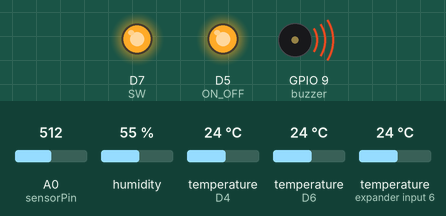
Bench run of a sketch on a simulated ESP8266 (NodeMCU). On the bench: output pins drawn as LEDs (lit = HIGH), buzzer (waves = sounding). Inputs (shaded band) come from the test bench; at power-on: A0 (sensorPin) = 512, humidity 55 %, temperature (sensors on D4, D6, expander input 6) 24 °C. WiFi joins after 1.5 s; servers stay silent unless stated; no MQTT or app messages arrive unless stated; pins used as bus, display or sensor lines are not drawn; what the sketch prints to the serial monitor is not drawn.

Above: at 2.7 s.
2.8 s: A0 (sensorPin) set to 685
5.3 s: A0 (sensorPin) set to 714
At 6.4 s:
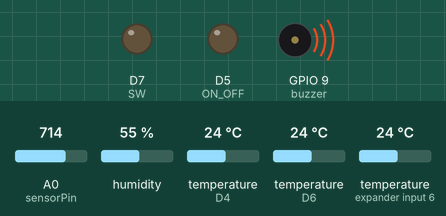
7.5 s: A0 (sensorPin) set to 306
At 7.8 s:
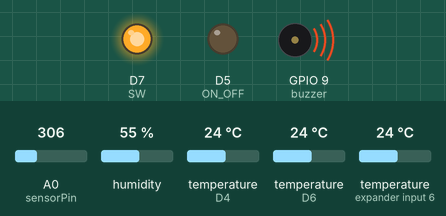
9.3 s: A0 (sensorPin) set to 710
At 9.63 s:
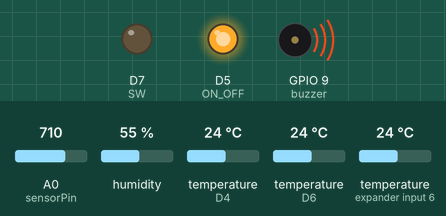
11.1 s: A0 (sensorPin) set to 690
At 12.7 s:
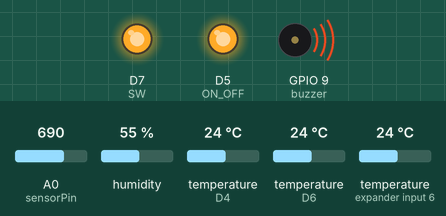
Timing chart, 0 to 13.9 s (numbered marks = the images above; inputs shaded):
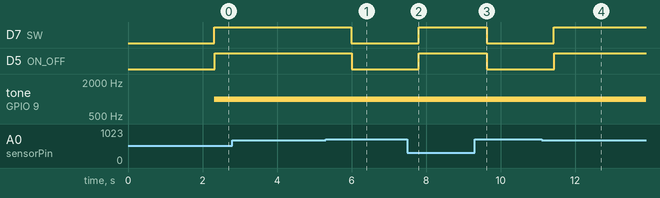

The sketch:

esp8266.ino
```cpp
#include <ESP8266WiFi.h>
#include <PubSubClient.h>
#include <ArduinoJson.h>
#include <OneWire.h>
#include <DallasTemperature.h>
#include "DHT.h"

const char* ssid = "MY Wi-Fi";
const char* password =  "Shuhaizal19";
const char* mqtt_server = "driver.cloudmqtt.com";
const int   mqtt_port = 18685;
const char* mqtt_user = "spvjjkqq";
const char* mqtt_pass = "hc_7fOQmGQaE";

#define ONE_WIRE_BUS 2

#define DHTTYPE DHT11   // DHT 11
#define dht_dpin D6     //GPIO-0 D3 pin of nodemcu
#define buzzer 9        //buzzer to esp8266 gpio pin 9
//SoftwareSerial nodemcu(3, 1);
OneWire oneWire(ONE_WIRE_BUS);
DallasTemperature sensors(&oneWire);

WiFiClient espClient;
PubSubClient client(espClient);

int sensorPin = A0;
int sensorValue1 = 0;
int sensorValue2 = 0;
int sensorValue3 = 0;
int sensorValue4 = 0;
int sensorValue5 = 0;
int light = 0;
#define S0 D0
#define S1 D1
#define S2 D2
#define S3 D3
#define ON_OFF   D5  // Relay 1 Solenoid
#define SW       D7  // Relay 2 Light
//#define Relay3   D3
DHT dht(dht_dpin, DHTTYPE);

// Setup wifi
void setup_wifi() {
  delay(10);
  // We start by connecting to a WiFi network
  Serial.println();
  Serial.print("Connecting to ");
  Serial.println(ssid);
  WiFi.begin(ssid, password);
  while (WiFi.status() != WL_CONNECTED) {
    delay(500);
    Serial.print(".");
  }
  Serial.println("");
  Serial.print("WiFi connected - ESP IP address: ");
  Serial.println(WiFi.localIP());
}

// MQTT callback
void callback(String topic, byte* message, unsigned int length) {
  Serial.print("Message arrived on topic: ");
  Serial.print(topic);
  Serial.print(". Message: ");
  String messageTemp;
  for (int i = 0; i < length; i++) {
    Serial.print((char)message[i]);
    messageTemp += (char)message[i];
  }
  Serial.println();
}

void reconnect() {
  // Loop until we're reconnected
  while (!client.connected()) {
    Serial.print("Attempting MQTT connection...");
    // Attempt to connect
    if (client.connect("ESP8266Ultrasonic", mqtt_user, mqtt_pass)) {
      Serial.println("connected");
    }
    else {
      Serial.print("failed, rc=");
      Serial.print(client.state());
      Serial.println(" try again in 5 seconds");
      // Wait 5 seconds before retrying
      delay(5000);
    }
  }
}

void setup() {
  // Debug console
  Serial.begin(115200);
  sensors.begin();
  setup_wifi();
  pinMode(S0, OUTPUT);
  pinMode(S1, OUTPUT);
  pinMode(S2, OUTPUT);
  pinMode(S3, OUTPUT);
  pinMode(LED_BUILTIN, OUTPUT);
  pinMode(ON_OFF, OUTPUT);
  pinMode(SW, OUTPUT);
  pinMode(buzzer, OUTPUT);
  dht.begin();
  client.setServer(mqtt_server, mqtt_port);
  client.setCallback(callback);
  client.setKeepAlive(300);
  delay(10);
}

void loop() {
  sensors.requestTemperatures();
  //digitalWrite(ON_OFF, HIGH);
  float h = 0.0; //Humidity level
  float t = 0.0; //Temperature in celcius
  float f = 0.0; //Temperature in fahrenheit
  float m = 0.0; // moisture from soil sensor
  // Match the request
  int i = 0;
  int moisture_percentage = 0;

  int m1 = 0;
  int m2 = 0;

  h = dht.readHumidity();    //Read humidity level
  t = dht.readTemperature(); //Read temperature in celcius
  // f = (h * 1.8) + 32;        //Temperature converted to Fahrenheit

  digitalWrite(S0, LOW);
  digitalWrite(S1, LOW);
  digitalWrite(S2, LOW);
  digitalWrite(S3, LOW);
  // Serial.print("Sensor 1 ");
  // Serial.println(analogRead(sensorPin));
  sensorValue1 = ( 100 - ( (analogRead(sensorPin) / 1024) * 100 ) ); delay(1);
  m1 = analogRead(sensorPin);
  //  sensorValue1 = (analogRead(sensorPin)); delay(1);
  digitalWrite(S0, HIGH);
  digitalWrite(S1, LOW);
  digitalWrite(S2, LOW);
  digitalWrite(S3, LOW);
  digitalWrite(LED_BUILTIN, HIGH);
  //  Serial.print("Sensor 2 ");
  // Serial.println(analogRead(sensorPin));
  sensorValue2 = ( 100 - ( (analogRead(sensorPin) / 1024) * 100 ) ); delay(1);
  m2 = analogRead(sensorPin);
  //  sensorValue2 = (analogRead(sensorPin)); delay(1);
  digitalWrite(S0, LOW);
  digitalWrite(S1, HIGH);
  digitalWrite(S2, LOW);
  digitalWrite(S3, LOW);
  // Serial.print("Sensor 3 ");
  // Serial.println(analogRead(sensorPin));
  //   sensorValue3 = ( 100 - ( (analogRead(sensorPin)/1024) * 100 ) );
  sensorValue3 = (analogRead(sensorPin)); delay(1);
  light = map(sensorValue3, 0, 1023, 10, 0);


  if (m1 > 700)
  {
    digitalWrite(SW, LOW);
  }
  else
  {
    digitalWrite(SW, HIGH);
    tone(buzzer, 1000);
  }

  delay(10);
  // int j;
  if (m2 > 700)
  {
    digitalWrite(ON_OFF, LOW);
    // j=1;digitalWrite(ON_OFF, HIGH);
  } else {
    digitalWrite(ON_OFF, HIGH);
    tone(buzzer, 1000);
    //   j=0;digitalWrite(ON_OFF, LOW);
  }

  // Reconnecting.......
  if (!client.connected()) {
    reconnect();
  }
  if (!client.loop()) {
    client.connect("ESP8266lights", mqtt_user, mqtt_pass);
  }

  // Send JSON to mqtt broker
  StaticJsonBuffer<300> JSONbuffer;
  JsonObject& root = JSONbuffer.createObject();

  root["macAddress"] = WiFi.macAddress();
  JsonObject& data = root.createNestedObject("data");
  data["Soil1"] = map(m1, 0, 1023, 100, 0);
  data["Soil2"] = map(m2, 0, 1023, 100, 0);
  data["Light"] = light;
  data["Temp"] = t;
  data["Humd"] = h;
  data["SoilTemp1"] = sensors.getTempCByIndex(0);
  data["SoilTemp2"] = sensors.getTempCByIndex(1);

  char JSONmessageBuffer[200];
  root.printTo(JSONmessageBuffer, sizeof(JSONmessageBuffer));
  Serial.println("Sending message to MQTT topic..");
  Serial.println(JSONmessageBuffer);

  if (client.publish("esp/sada", JSONmessageBuffer) == true) {
    Serial.println("Success sending message");
  } else {
    Serial.println("Error sending message");
  }

  Serial.println("-------------");
  delay(1000);

}
```

Measured:
- the behaviour switches between 700 and 701 on A0 (sensorPin) (found by bisection; images 0 and 1)
- after the input at 2.8 s, every drawn part: stays the same
- after the input at 5.3 s, D7 (SW): HIGH → LOW after 0.69 s; D5 (ON_OFF): HIGH → LOW after 0.70 s
- after the input at 7.5 s, D7 (SW): LOW → HIGH after 0.30 s; D5 (ON_OFF): LOW → HIGH after 0.31 s
- after the input at 9.3 s, D7 (SW): HIGH → LOW after 0.32 s; D5 (ON_OFF): HIGH → LOW after 0.33 s
- after the input at 11.1 s, D7 (SW): LOW → HIGH after 0.32 s; D5 (ON_OFF): LOW → HIGH after 0.33 s
